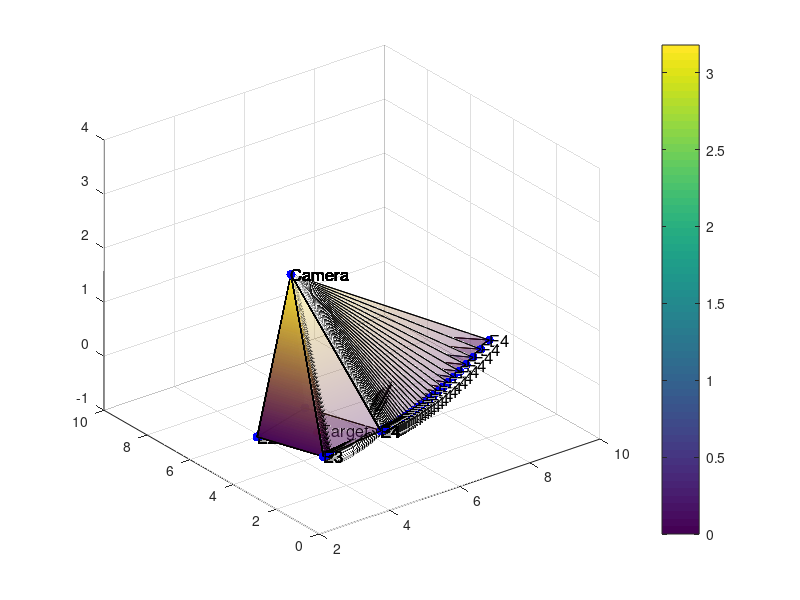
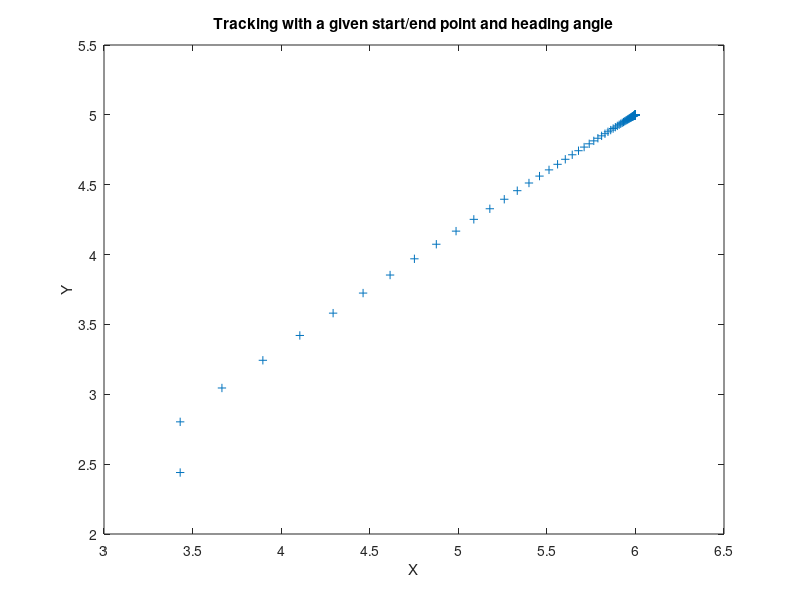

The MATLAB script that drew these images, in order:
clc;
clear
close all
% Intake of case
% cs=input('1.Pan angel adjust 2.Tilt angel adjust 3.Pan & Tilt angel adjust: '); 
% Camera FOV model
x_i=2.54;
y_i=2.20;
z_i=3.18;
a=36;
b=27;
lambda=50;
psi=105*pi/180; %pan angel
phi=165*pi/180; %tilt angel
xtar=3.5;
ytar=2.4;
ztar=0;
% x_t=[3.62 3.08 0].';
dpsi=0.1;
dphi=0.1;
s=[psi; phi; dpsi; dphi];

u1=0.01;
u2=0.01;
u=[u1;u2];
% u=[;];                                         
                                                                  
dt=0.01;
b1=0.01;
b2=0.01;

A=[1 0 dt 0; 0 1 0 dt; 0 0 1 0; 0 0 0 1];
B=[0 0; 0 0; b1 0; 0 b2];
errortilt=0;
errorpan=0;
error_sumpan=0;
error_sumtilt=0;
%%
%%%%%%%%%%
    %%
%  L=4;%
% %  T=0.1;%
% %  x=2;%
% %  y=1;%
%  theta=3*pi/4; %
% 
% %  x_goal=15;%
% %  y_goal=10;%
% %  x_push=[x];
% %  y_push=[y];
% %  theta_push=[];
% %  theta_push=[theta];
%  k=10;%P
%  ki=0.1;%I
%  kd=0.1;%D
%  k2=100;
%  error_sum=0;
%  pre_error=0;
%  %%%%%%

%%
 L=4;%
 T=0.1;%
%  xtrac=xcenter(1);%
%  ytrac=ycenter(1);%
 xtrac=3.43;%
 ytrac=2.44;%
 theta=pi/2;%
 
 x_goal=6;%
 y_goal=5;%
 
 x_p=[xtrac];
 y_p=[ytrac];
 theta_push=[];
 theta_push=[theta];
 
 kp=10;%
 ki=0.1;%
 kd=0.1;%
 
 k2=1;
 error_sum=0;
 pre_error=0;
 %%
 
 for t=0:50
     
     
        q1_v=[a/2 b/2];
        q2_v=[a/2 -b/2];
        q3_v=[-a/2 -b/2];
        q4_v=[-a/2 b/2];
        q1_vt=q1_v.';
        q2_vt=q2_v.';
        q3_vt=q3_v.';
        q4_vt=q4_v.';

        q1_B=[q1_vt; lambda];
        q2_B=[q2_vt; lambda];
        q3_B=[q3_vt; lambda];
        q4_B=[q4_vt; lambda];

        H_phi=[cos(s(1)) -sin(s(1)) 0;
               sin(s(1)) cos(s(1))  0;
               0 0 1];
        H_phy=[1 0 0;
               0 cos(s(2)) -sin(s(2));
               0 sin(s(2)) cos(s(2))];
        q1_I=H_phi*H_phy*q1_B;
        q2_I=H_phi*H_phy*q2_B;
        q3_I=H_phi*H_phy*q3_B;
        q4_I=H_phi*H_phy*q4_B;

        rho_14=(-3.18)/(b/2*sin(s(2))+lambda*cos(s(2)));
        rho_23=(-3.18)/(-b/2*sin(s(2))+lambda*cos(s(2)));

        q1n_I=rho_14*q1_I;
        q2n_I=rho_23*q2_I;
        q3n_I=rho_23*q3_I;
        q4n_I=rho_14*q4_I;
        X=[x_i;y_i;z_i];
        ksai1=X+q1n_I;
        ksai2=X+q2n_I;
        ksai3=X+q3n_I;
        ksai4=X+q4n_I;
        v1=ksai1.';
        v2=ksai2.';
        v3=ksai3.';
        v4=ksai4.';
        Cam=X.';
        % Vertices
        V = [v1;v2;v3;v4;Cam];
        % Faces
        F = { [4 3 2 1],[1 2 5],[2 3 5], [3 4 5], [4 1 5] };
        x = V(:, 1);
        y = V(:, 2);
        z = V(:, 3);
        % % Draw and Mark all the vertices
        plot3(xtar, ytar, ztar, 'o', 'MarkerSize', 6, 'MarkerFaceColor', 'r');
        marktar = sprintf('Target');
        text( xtar, ytar, ztar, marktar, 'fontsize', 12, 'color', 'k' );
        hold on;
        plot3(x, y, z, '.', 'MarkerSize', 20, 'MarkerFaceColor', 'r',...
        'MarkerEdgeColor', 'b');
        hold on;

        xl = [v1(:, 1),   v2(:, 1), v3(:, 1), v4(:, 1),  v1(:, 1)];
        yl = [v1(:, 2),   v2(:, 2), v3(:, 2),  v4(:, 2),  v1(:, 2)];
        plot(xl,yl)
        xcenter=[v1(:, 1)+ v2(:, 1)+v3(:, 1)+v4(:, 1)]/4;
        ycenter=[v1(:, 2)+v2(:, 2)+v3(:, 2)+v4(:, 2)]/4;
        plot(xcenter,ycenter, 'o', 'MarkerSize', 6, 'MarkerFaceColor', 'r');
        hold on
%         xtrac=xcenter(1);%
%         ytrac=ycenter(1);%
        
        
        
%     
%        theta_goal=atan((ytar-ycenter)/(xtar-xcenter));
%        theta_error=theta-theta_goal;
%        
%        u=k*(theta_error);

  %%
% %%%%
%   
%     %%%
%         theta_tar=atan((ytar-ycenter)/(xtar-xcenter));
%         theta_error=theta-theta_tar;
%         error_sum=error_sum+theta_error;
%         w=-k*(theta_error)+ki*error_sum+kd*(theta_error-pre_error);
%         pre_error=theta_error;
%  
%         test1=xcenter-xtar;
%         test2=(xcenter-xtar)^2+(ycenter-ytar)^2;
%         theta_goal=atan((ytar-ycenter)/(xtar-xcenter));
%         theta_error=theta-theta_goal;
%         w=-k*(theta_error);
        
   %%
%         dist=((xcenter-xtar)^2+(ycenter-ytar)^2)^(1/2);
%         v=k2*dist;
%         
%         dist=((xcenter-xtar)^2+(ycenter-ytar)^2)^(1/2);
%         u=k2*dist;
%  
%  
%  vr=v+w*L/2; %
%  vl=v-w*L/2; %
%  
%  %%process model
%  
%  %
%  v=(vl+vr)/2;%
%  w=(vr-vl)/L;
%  xcenter=xcenter+v*cos(theta)*t;
%  ycenter=ycenter+v*sin(theta)*t;
%  theta=theta+w*t;
%  
% 
%  x_push=[x_push;x];
%  y_push=[y_push;y];
%  theta_push=[theta_push;theta];

%% control


%                 lenpsi1 = sqrt((x_i - xcenter) ^2 + (y_i - ycenter) ^2); 
%                 lenpsi2 = sqrt((xcenter - xtar) ^2 + (ycenter - ytar) ^2); 
%                 lenpsi3 = sqrt((x_i - xtar) ^2+ (y_i - ytar) ^2); 
%                 errorpsi = acos((lenpsi3 ^2+ lenpsi1^2 - lenpsi2^2) / (2 * lenpsi3 * lenpsi1));


%         lenphi1 = ((x_i - xcenter)^2+ (y_i - ycenter)^2 + (z_i ^2)).^(1/3);
%         lenphi2 = sqrt((xcenter - xtar) ^2 + (ycenter - ytar) ^2);
%         lenphi3 = ((x_i - xtar) ^2 + (y_i - ytar) ^2 + (z_i ^2)).^(1/3); 
% 
%         errorphi = acos((lenpsi3 ^2+ lenpsi1^2 - lenpsi2^2) / (2 * lenpsi3 * lenpsi1));

            lenctilt=abs(ycenter-y_i);
            lenttilt=abs(ytar-y_i);
            if ytar<0
            errortilt=atan(lenctilt/z_i)-atan(lenttilt/z_i);
            else
            errortilt=-(atan(lenctilt/z_i)-atan(lenttilt/z_i));
            end

            if xcenter*ycenter<0
                                  errorpan=atan(abs(xcenter/ycenter))-atan(abs(xtar/ytar));
            else
                                   errorpan=-(atan(abs(xcenter/ycenter))-atan(abs(xtar/ytar)));

            end
                

        dist=sqrt((xcenter - xtar)^2+(ycenter - ytar) ^2);
        disp(dist);
        
% 
%             error_sumpan=error_sumpan+errorpan;
%             error_sumtilt=error_sumtilt+errortilt;
%             ki=50;
% %         u(1) = -50 * errorpan+ki*error_sumpan;  %
% %         u(2) = -50 * errortilt+ki*error_sumtilt;  
        
        u(1) = -125* errorpan;  %
        u(2) = -28 * errortilt;  %

        
        


%%
         s=A*s+B*u;
                
        [in,on] = inpolygon(xtar,ytar,xl,yl);
        numel(xtar(in));
        numel(xtar(on));
        numel(xtar(~in));
        
        if xtar(~in)
            disp('Target Not detected!');
        else xtar(in)
            disp('Target Detected!');
         end

%              xtrac=3.43;%
%              ytrac=2.44;%
        % xl = [v1(:, 1),  v3(:, 1), v2(:, 1),  v4(:, 1),  v1(:, 1),  2.54, v4(:, 1), 2.54,  v3(:, 1),  2.54,  v2(:, 1)];
        % yl = [v1(:, 2),  v3(:, 2),  v2(:, 2),  v4(:, 2),  v1(:, 2),  2.20,  v4(:, 2),  2.20, v3(:, 2),  2.20, v2(:, 2)];
        % zl = [v1(:, 3), v3(:, 3),v2(:, 3), v4(:, 3), v1(:, 3), 3.18, v4(:, 3), 3.18, v3(:, 3), 3.18, v2(:, 3)];
        % plot3(xl,yl,zl)
        xtarg=5;

        Buttomface = F{1};
        Sideface = [F{2:end}];
        Sideface = reshape(Sideface, 3 ,4);
        Sideface = Sideface';
        col = [0; 0; 0; 0; 3.18];
        patch('vertices', V, 'faces', Buttomface, 'FaceColor', 'white','FaceAlpha',.1);
        patch('vertices', V, 'faces', Buttomface,'FaceAlpha',.3,'FaceVertexCData',col,'FaceColor','interp');
        patch('vertices', V, 'faces', Sideface,'FaceAlpha',.3,'FaceVertexCData',col,'FaceColor','interp');
        grid on;
        colorbar
             for i = 1 : length(V)-1
                 number = sprintf('E%d', i);
                 pointoutcam = sprintf('Camera');
                 text( x(i), y(i), z(i), number, 'fontsize', 12, 'color', 'k' );
                 text( x(length(V)), y(length(V)), z(length(V)), pointoutcam, 'fontsize', 12, 'color', 'k' );
             end
        % s1=s1+0.05;
        % phi=phi+0.05;
%         xcent=10*xtarg;
        
  
        xtar=xtar+0.05;
        ytar=ytar+0.05;
  


        pause(0.01)
        drawnow
 end
 pause(1)
 while((xtrac-x_goal)^2+(ytrac-y_goal)^2 >0&&(xtrac-x_goal<=0)) 
  %%%
    %%%
        test1=xtrac-x_goal;
        theta_goal=atan((y_goal-ytrac)/(x_goal-xtrac));
        theta_error=theta-theta_goal;
        error_sum=error_sum+theta_error;
        w=-kp*(theta_error)+ki*error_sum+kd*(theta_error-pre_error);
        pre_error=theta_error;
        
   %%%%    
        dist=((xtrac-x_goal)^2+(ytrac-y_goal)^2)^(1/2);
        v=k2*dist;
        
 %%%%
 
 vr=v+w*L/2;%
 vl=v-w*L/2;%
 
 
 
 %%%%process model
 
 %%%
 v=(vl+vr)/2;%
 w=(vr-vl)/L;
 xtrac=xtrac+v*cos(theta)*T;
 ytrac=ytrac+v*sin(theta)*T;
 theta=theta+w*T;
 x_p=[x_p;xtrac];
 y_p=[y_p;ytrac];
 theta_push=[theta_push;theta];

 end
 figure
plot(x_p,y_p,'+')

 xlabel("X")
 ylabel("Y")
 title("Tracking with a given start/end point and heading angle")